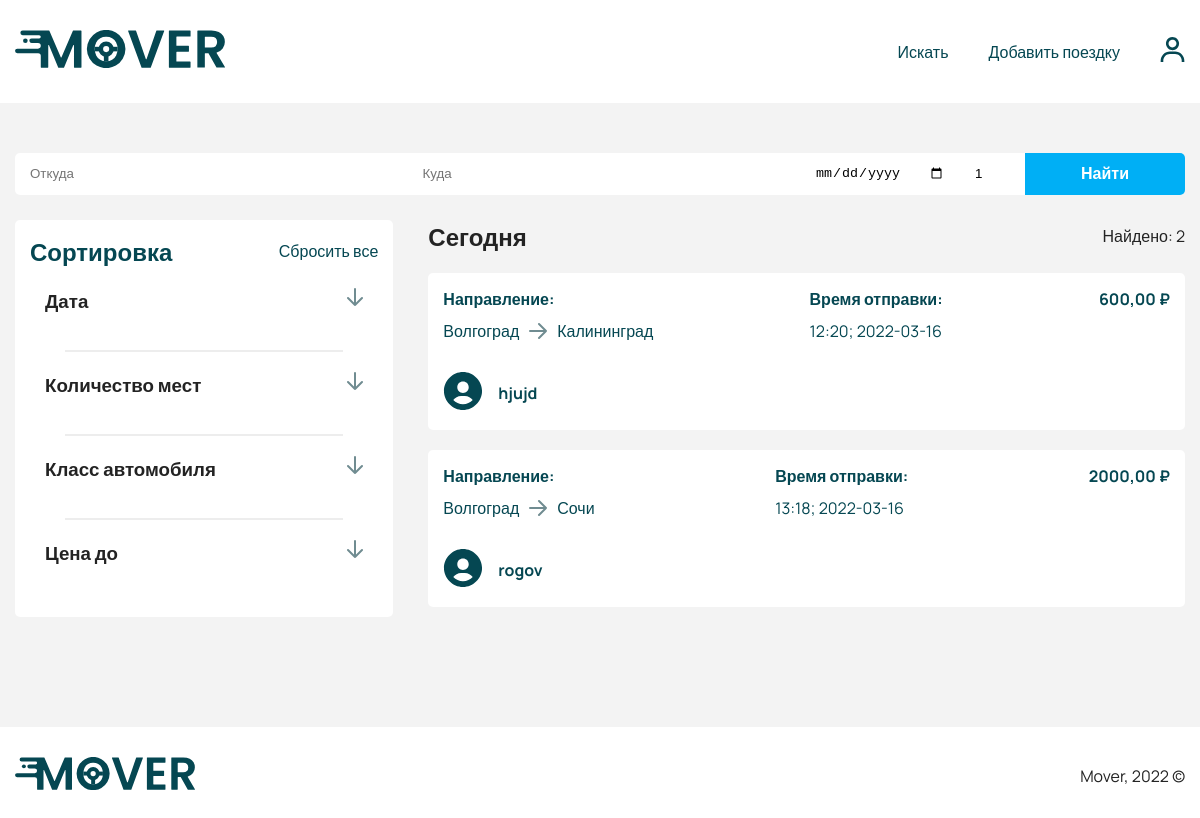
The page /search.php (signed in) on the database its author committed.
### tables this page shows
CREATE TABLE `trip` (
  `id` int(11) NOT NULL,
  `from` varchar(255) DEFAULT NULL,
  `to` varchar(255) DEFAULT NULL,
  `time` varchar(255) DEFAULT NULL,
  `date` varchar(255) DEFAULT NULL,
  `price` int(11) DEFAULT '0',
  `car_seats` int(11) DEFAULT NULL,
  `car_id` int(11) DEFAULT NULL,
  `user_id` int(11) DEFAULT NULL,
  `status_id` int(11) NOT NULL DEFAULT '1',
  `created_at` timestamp NOT NULL DEFAULT CURRENT_TIMESTAMP
);

CREATE TABLE `users` (
  `id` int(11) NOT NULL,
  `email` varchar(255) DEFAULT NULL,
  `password` varchar(255) DEFAULT NULL,
  `phone` varchar(255) DEFAULT NULL,
  `first_name` varchar(255) DEFAULT NULL,
  `last_name` varchar(255) DEFAULT NULL,
  `mid_name` varchar(255) DEFAULT NULL,
  `photo_url` varchar(255) DEFAULT 'user.svg',
  `rides` int(11) DEFAULT '0',
  `rating` double DEFAULT NULL,
  `car_id` int(11) DEFAULT '426',
  `role_id` int(11) DEFAULT '1',
  `created_at` timestamp NULL DEFAULT CURRENT_TIMESTAMP
);

### app/QueryDataBase.php (called while the page is built, shortened)
<?php
class QueryDataBase
{
    protected $link;
    private function connect(): void
    {
        try {
            $host = "localhost";
            $dbname = "mover_db";
            $username = "root";
            $password = "";
            $dsn = "mysql:host=$host;dbname=$dbname;charset=utf8;";
        } catch (PDOException $err) {
            die("Ошибка выполнения скрипта: " . $err->getMessage());
        }
    }
    public function query(string $sql)
    {
        $statement = $this->getLink()->prepare($sql);
        $statement->execute();
        return $statement;
    }
    public function getLink()
    {
        return $this->link;
    }
    public function setLink($link): QueryDataBase
    {
        $this->link = $link;
        return $this;
    }
}

### search.php (the view, shortened to what this page needs)
<?php
require('app/QueryDataBase.php');
$database = new QueryDataBase();
require('app/models/Trip.php');
?>
<!doctype html>
<html lang="en">
<head>
    <?php require('app/snippets/head.php'); ?>
</head>
<body>
<?php require('app/snippets/header.php'); ?>
<section class="section section-single search">
    <div class="container">
        <header class="search-header">
            <form action="?" class="form banner-form search-form" method="post" name="search">
                <input type="text" class="input banner__input first" name="from" placeholder="Откуда">
                <input type="text" class="input banner__input" name="to" placeholder="Куда">
                <input type="date" class="input banner__input" name="date">
                <input type="text" class="input banner__input" name="quantity" value="1">
                <button class="button banner__button last">Найти</button>
            </form>
        </header>
        <div class="section-content search-content">
            <div class="grid search-grid">
                <div class="filter">
                    <ul class="accordion filter-accordion">
                        <div class="filter-header">
                            <h2 class="filter__title">Сортировка</h2>
                            <a href="#" class="filter__reset">Сбросить все</a>
                        </div>
                        <li class="accordion-item">
                            <div class="accordion-header">
                                <h3 class="accordion-header__title">
                                    Дата
                                </h3>
                                <div class="accordion__button">
                                    <img src="assets/images/icons/down-arrow.svg" alt="arrow" class="accordion__arrow">
                                </div>
                            </div>
                            <div class="accordion-content">
                                <p class="accordion-content__text">
                                    <input type="date" class="input form__input" id="routeDate" placeholder=" ">
                                </p>
                            </div>
                        </li>
                        <hr>
                        <li class="accordion-item">
                            <div class="accordion-header">
                                <h3 class="accordion-header__title">
                                    Количество мест
                                </h3>
                                <div class="accordion__button">
                                    <img src="assets/images/icons/down-arrow.svg" alt="arrow" class="accordion__arrow">
                                </div>
                            </div>
                            <div class="accordion-content">
                                <select class="input form__input">
                                    <option value="1">1</option>
                                </select>
                            </div>
                        </li>
                        <hr>
                        <li class="accordion-item">
                            <div class="accordion-header">
                                <h3 class="accordion-header__title">
                                    Класс автомобиля
                                </h3>
                                <div class="accordion__button">
                                    <img src="assets/images/icons/down-arrow.svg" alt="arrow" class="accordion__arrow">
                                </div>
                            </div>
                            <div class="accordion-content">
                                <select class="input form__input">
                                    <option value="Эконом">Эконом</option>
                                </select>
                            </div>
                        </li>
                        <hr>
                        <li class="accordion-item">
                            <div class="accordion-header">
                                <h3 class="accordion-header__title">
                                    Цена до
                                </h3>
                                <div class="accordion__button">
                                    <img src="assets/images/icons/down-arrow.svg" alt="arrow" class="accordion__arrow">
                                </div>
                            </div>
                            <div class="accordion-content">
                                <div class="form__group">
                                    <input type="input" class="input form__input" id="routePrice" placeholder=" ">
                                </div>
                            </div>
                        </li>
                    </ul>
                </div>
                <div class="result">
                    <?php $trips = $database->query("SELECT *, trip.id AS trip_id FROM `trip` INNER JOIN `users` ON `trip`.`user_id` = `users`.`id` WHERE trip.car_seats > 0")->fetchAll(PDO::FETCH_ASSOC); ?>
                    <ul class="result-wrapper">
                        <li class="result-info">
                            <h2 class="result__title">Сегодня</h2>
                            <p class="result__num">Найдено: <?php echo count($trips); ?></p>
                        </li>
                        <?php foreach ($trips as $trip): ?>
                        <a href="/trip.php?id=<?php echo $trip['trip_id']; ?>">
                            <li class="route">
                                <header class="route-header">
                                    <div class="route-info">
                                        <h4 class="route__title">Направление:</h4>
                                        <div class="route-way">
                                            <p class="route-dist"><?php echo $trip['from']; ?></p>
                                            <img src="assets/images/icons/arrow.svg" alt="arrow" class="arrow">
                                            <p class="route-dist"><?php echo $trip['to']; ?></p>
                                        </div>
                                    </div>
                                    <div class="route-duration">
                                        <h4 class="route__title">Время отправки:</h4>
                                        <p class="route__duration"><?php echo $trip['time']; ?>; <?php echo $trip['date']; ?></p>
                                    </div>
                                    <p class="price route-price"><?php echo $trip['price']; ?>,00 ₽</p>
                                </header>
                                <footer class="route-footer">
                                    <div class="user">
                                        <div class="user-photo">
                                            <img src="assets/images/avatar/<?php echo $trip['photo_url']; ?>" alt="avatar" class="user__img">
                                        </div>
                                        <div class="user-info">
                                            <h4 class="user__name"><?php echo $trip['first_name']; ?></h4>
                                        </div>
                                    </div>
                                </footer>
                            </li>
                        </a>
                        <?php endforeach; ?>
                    </ul>
                </div>
            </div>
        </div>
    </div>
</section>
<footer class="footer">
    <div class="container">
        <div class="footer-content">
            <div class="footer-logo">
                <img src="assets/images/icons/logo.svg" alt="logo" class="logo">
            </div>
            <p class="footer__text">Mover, 2022 &copy;</p>
        </div>
    </div>
</footer>
</body>
</html>

### rows shown on the page
trip: from "Волгоград", to "Калининград", time "12:20", date "2022-03-16", price "600", user.photo_url (placeholder picture), user.first_name "hjujd"
trip: from "Волгоград", to "Сочи", time "13:18", date "2022-03-16", price "2000", user.photo_url (placeholder picture), user.first_name "rogov"

### other values the page prints
count($trips) "2"
